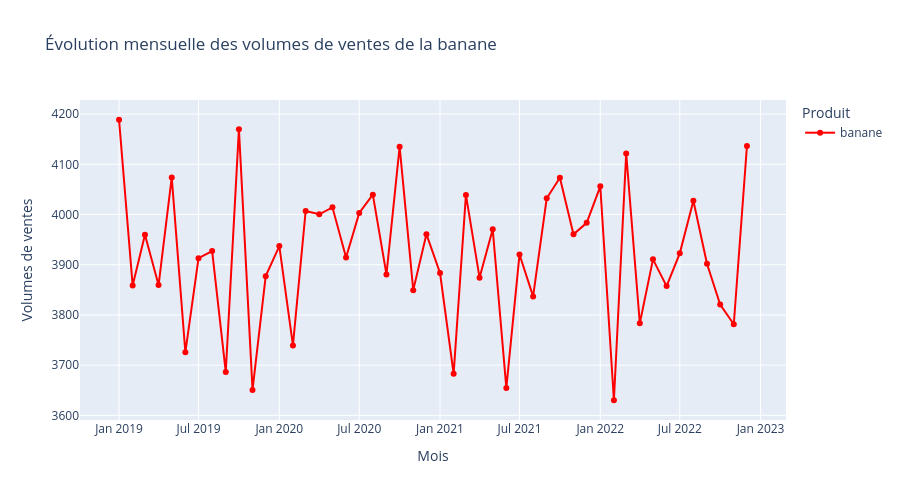

Notebook cell for this chart:
### Markdown cell above
On observe une croissance progressive des volumes de ventes on passe de 5500 à 6400 entre 2019 et 2022.
Saisonnalité marquée et régulière pour la tomate sur les 4 ans. Les volumes de ventes augmentent à partir de mars (printemps) pour atteindre leur niveau max en juillet-août puis diminuent progressivement pour atteindre leur niveau le plus bas en hiver. Ce cycle se répète chaque année. Pics: juillet 2019. Janvier et juillet 2020. Janvier et juillet 2021. Janvier et juillet 2022
Creux: février et décembre 2019. Février et décembre 2020. Février et décembre 2021. Février 2022.

### Code cell
fig = px.line(
    top5_mensuel[top5_mensuel["product"] == "banane"],
    x="month_year",
    y="sales",
    color="product",
    markers=True,
    color_discrete_sequence=["red"],
    title="Évolution mensuelle des volumes de ventes de la banane"
)
fig.update_xaxes(
    title_text="Mois"
)
fig.update_yaxes(
    title_text="Volumes de ventes"
)
fig.update_layout(
    legend_title_text="Produit",
    width=900,
    height=500
)
fig.show()

### Figure 1 — Plotly figure (JSON) as saved in the notebook; plotly's stock layout.template omitted (floating-point values rounded to 4 significant figures)
{"data": [{"hovertemplate": "product=banane<br>month_year=%{x}<br>sales=%{y}<extra></extra>", "legendgroup": "banane", "line": {"color": "red", "dash": "solid"}, "marker": {"symbol": "circle"}, "mode": "lines+markers", "name": "banane", "orientation": "v", "showlegend": true, "type": "scatter", "x": ["2019-01", "2019-02", "2019-03", "2019-04", "2019-05", "2019-06", "2019-07", "2019-08", "2019-09", "2019-10", "2019-11", "2019-12", "2020-01", "2020-02", "2020-03", "2020-04", "2020-05", "2020-06", "2020-07", "2020-08", "2020-09", "2020-10", "2020-11", "2020-12", "2021-01", "2021-02", "2021-03", "2021-04", "2021-05", "2021-06", "2021-07", "2021-08", "2021-09", "2021-10", "2021-11", "2021-12", "2022-01", "2022-02", "2022-03", "2022-04", "2022-05", "2022-06", "2022-07", "2022-08", "2022-09", "2022-10", "2022-11", "2022-12"], "xaxis": "x", "y": [4189.0, 3858.0, 3960.0, 3860.0, 4074.0, 3726.0, 3913.0, 3927.0, 3687.0, 4170.0, 3651.0, 3877.0, 3937.0, 3739.0, 4007.0, 4000.0, 4014.0, 3914.0, 4003.0, 4040.0, 3881.0, 4135.0, 3849.0, 3961.0, 3884.0, 3683.0, 4039.0, 3874.0, 3971.0, 3655.0, 3920.0, 3837.0, 4032.0, 4073.0, 3960.0, 3984.0, 4056.0, 3630.0, 4122.0, 3783.0, 3911.0, 3857.0, 3923.0, 4028.0, 3902.0, 3821.0, 3782.0, 4137.0], "yaxis": "y"}], "layout": {"height": 500, "legend": {"title": {"text": "Produit"}, "tracegroupgap": 0}, "title": {"text": "Évolution mensuelle des volumes de ventes de la banane"}, "width": 900, "xaxis": {"anchor": "y", "domain": [0, 1], "title": {"text": "Mois"}}, "yaxis": {"anchor": "x", "domain": [0, 1], "title": {"text": "Volumes de ventes"}}}}
